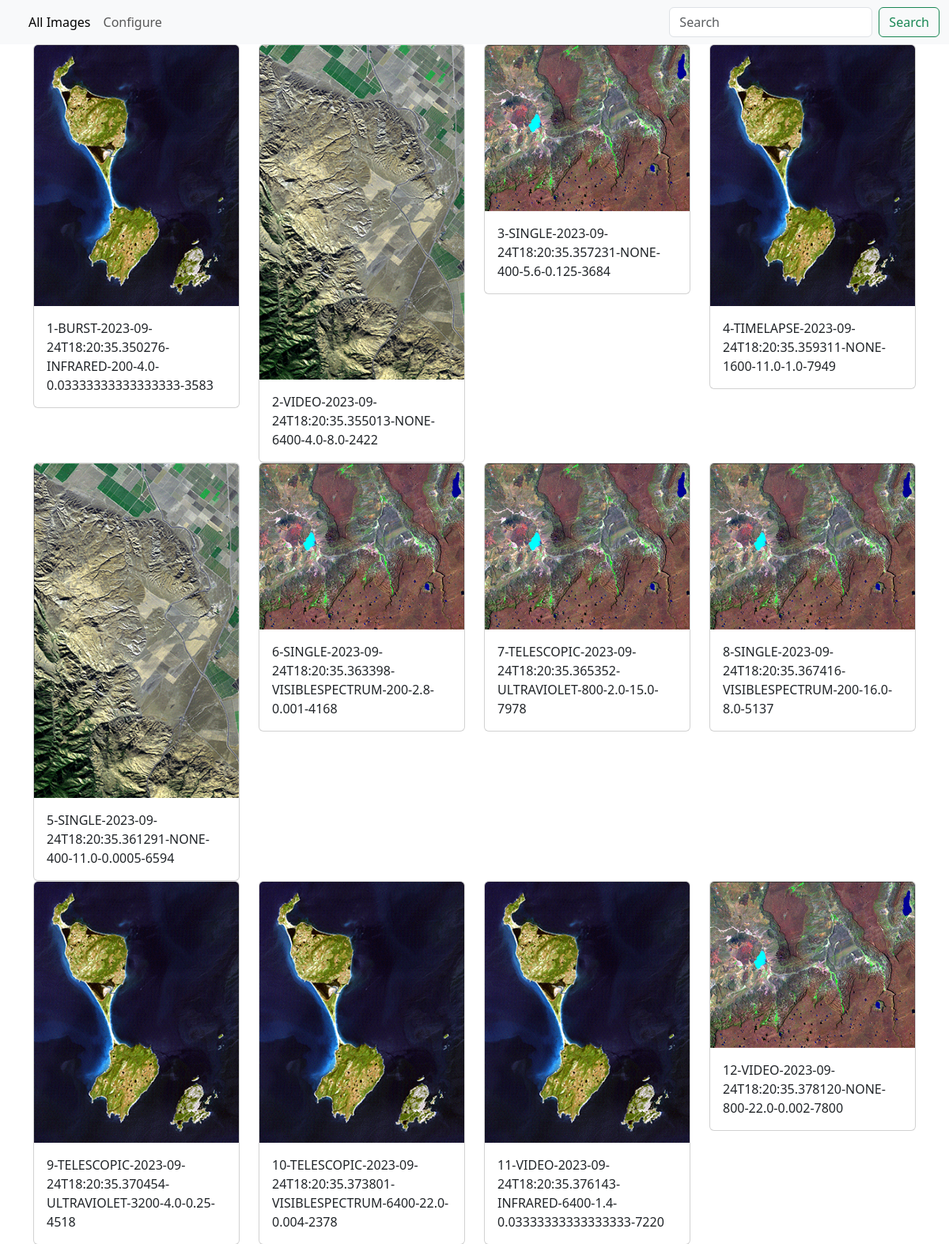
The page / (upper part) on the database its author committed.
### app.py (models this page shows, shortened)
class MediaMetadata(db.Model):
    __tablename__ = "MediaMetadata"
    metadataId = db.Column(INTEGER,
                           primary_key=True,
                           autoincrement=True,
                           nullable=False)
    entryId = db.Column(INTEGER, db.ForeignKey(MediaEntry.entryId))
    leftCameraMedia = db.Column(TEXT, nullable=False)
    rightCameraMedia = db.Column(TEXT, nullable=False)
    time = db.Column(TEXT, nullable=False)
    temperature = db.Column(REAL, nullable=False)
    pressure = db.Column(REAL, nullable=False)
    ph = db.Column(REAL, nullable=False)
    dissolvedOxygen = db.Column(REAL, nullable=False)

class MediaEntry(db.Model):
    __tablename__ = "MediaEntry"
    entryId = db.Column(INTEGER,
                        primary_key=True,
                        autoincrement=True,
                        nullable=False)
    shotType = db.Column(TEXT, nullable=False)
    time = db.Column(TEXT, nullable=False)
    illuminationType = db.Column(TEXT, nullable=False)
    iso = db.Column(INTEGER, nullable=False)
    apertureSize = db.Column(REAL, nullable=False)
    shutterSpeed = db.Column(REAL, nullable=False)
    whiteBalance = db.Column(INTEGER, nullable=False)

### app.py (the view)
@app.route("/")
def index():
    return render_template("index.html",
                           MediaEntries=getAllMediaEntry(db),
                           db=db,
                           getAllMediaMetadataId=getAllMediaMetadataId,
                           enumerate=enumerate)

### app.py (called while the page is built)
def getAllMediaEntry(db) -> list[MediaEntryInternalRepresentation]:
    ret = list(db.session.execute(select(MediaEntry)))
    ret = list(
        map(
            lambda x: MediaEntryInternalRepresentation(x[0].entryId, x[
                0].shotType, x[0].time, x[0].illuminationType, x[0].iso, x[
                    0].apertureSize, x[0].shutterSpeed, x[0].whiteBalance),
            ret))
    return ret

def getAllMediaMetadataId(
        db, entryId: int) -> list[MediaMetadataInternalRepresentation]:
    ret = list(
        db.session.execute(
            select(MediaMetadata).where(MediaMetadata.entryId == entryId)))
    ret = list(
        map(
            lambda x: MediaMetadataInternalRepresentation(
                x[0].metadataId, x[0].entryId, x[0].leftCameraMedia, x[0].
                rightCameraMedia, x[0].time, x[0].temperature, x[0].ph, x[
                    0].dissolvedOxygen), ret))
    return ret

### templates/index.html (shortened to what this page needs)
{% extends 'base.html' %}
{% block body %}
    <nav class="navbar navbar-expand-lg bg-body-tertiary">
      <div class="container-fluid">
        <div class="collapse navbar-collapse" id="navbarSupportedContent">
          <ul class="navbar-nav me-auto mb-2 mb-lg-0">
            <li class="nav-item">
              <a class="nav-link active" aria-current="page" href="#"
                >All Images</a
              >
            </li>
            <li class="nav-item">
              <a class="nav-link" href="#">Configure</a>
            </li>
          </ul>
          <form class="d-flex" role="search">
            <input
              class="form-control me-2"
              type="search"
              placeholder="Search"
              aria-label="Search"
            />
            <button class="btn btn-outline-success" type="submit">
              Search
            </button>
          </form>
        </div>
      </div>
    </nav>
    <div class="container">
      {% for index, MediaEntry in enumerate(MediaEntries) %}
      {% if index%4 == 0 -%}
      <div class="row">
	{% endif %}
        <div class="col-lg-3 col-sm-6">
          <div class="card" style="width: ">
            <img
              alt=""
              class="card-img-top"
              src={{ url_for('static', filename=getAllMediaMetadataId(db,MediaEntry.entryId)[0].leftCameraMedia.split("/").pop()) }}/>
            <div class="card-body">{{"{}-{}-{}-{}-{}-{}-{}-{}".format(MediaEntry.entryId,MediaEntry.shotType,MediaEntry.time,MediaEntry.illuminationType,MediaEntry.iso,MediaEntry.apertureSize,MediaEntry.shutterSpeed,MediaEntry.whiteBalance)}}</div>
          </div>
        </div>
      {% if index%4 == 3 -%}
      </div>
      {% endif %}
      {% endfor %}
    </div>
{% endblock %}

### templates/base.html (shortened to what this page needs)
<!DOCTYPE html>
<html lang="en">
  <head>
    <link
      href="{{ url_for('static', filename='bootstrap.css') }}"
      rel="stylesheet"
    />
  </head>
  <body>
   {% block body%} {% endblock %}
  </body>
</html>

### rows shown on the page
MediaMetadata: entryId+leftCameraMedia+rightCameraMedia (picture)
MediaEntry: entryId+shotType+time "1-BURST-2023-09-24T18:20:35.350276-INFRARED-200-4.0-0.03333333333333333-3583"
MediaMetadata: entryId+leftCameraMedia+rightCameraMedia (picture)
MediaEntry: entryId+shotType+time "2-VIDEO-2023-09-24T18:20:35.355013-NONE-6400-4.0-8.0-2422"
MediaMetadata: entryId+leftCameraMedia+rightCameraMedia (picture)
MediaEntry: entryId+shotType+time "3-SINGLE-2023-09-24T18:20:35.357231-NONE-400-5.6-0.125-3684"
MediaMetadata: entryId+leftCameraMedia+rightCameraMedia (picture)
MediaEntry: entryId+shotType+time "4-TIMELAPSE-2023-09-24T18:20:35.359311-NONE-1600-11.0-1.0-7949"
MediaMetadata: entryId+leftCameraMedia+rightCameraMedia (picture)
MediaEntry: entryId+shotType+time "5-SINGLE-2023-09-24T18:20:35.361291-NONE-400-11.0-0.0005-6594"
MediaMetadata: entryId+leftCameraMedia+rightCameraMedia (picture)
MediaEntry: entryId+shotType+time "6-SINGLE-2023-09-24T18:20:35.363398-VISIBLESPECTRUM-200-2.8-0.001-4168"
MediaMetadata: entryId+leftCameraMedia+rightCameraMedia (picture)
MediaEntry: entryId+shotType+time "7-TELESCOPIC-2023-09-24T18:20:35.365352-ULTRAVIOLET-800-2.0-15.0-7978"
MediaMetadata: entryId+leftCameraMedia+rightCameraMedia (picture)
MediaEntry: entryId+shotType+time "8-SINGLE-2023-09-24T18:20:35.367416-VISIBLESPECTRUM-200-16.0-8.0-5137"
MediaMetadata: entryId+leftCameraMedia+rightCameraMedia (picture)
MediaEntry: entryId+shotType+time "9-TELESCOPIC-2023-09-24T18:20:35.370454-ULTRAVIOLET-3200-4.0-0.25-4518"
MediaMetadata: entryId+leftCameraMedia+rightCameraMedia (picture)
MediaEntry: entryId+shotType+time "10-TELESCOPIC-2023-09-24T18:20:35.373801-VISIBLESPECTRUM-6400-22.0-0.004-2378"
MediaMetadata: entryId+leftCameraMedia+rightCameraMedia (picture)
MediaEntry: entryId+shotType+time "11-VIDEO-2023-09-24T18:20:35.376143-INFRARED-6400-1.4-0.03333333333333333-7220"
MediaMetadata: entryId+leftCameraMedia+rightCameraMedia (picture)
MediaEntry: entryId+shotType+time "12-VIDEO-2023-09-24T18:20:35.378120-NONE-800-22.0-0.002-7800"
